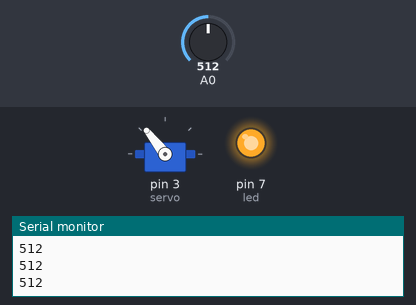
Bench run of a sketch on a simulated Arduino Uno, built with avr-gcc and run on an emulated ATmega328P. Parts: servo, output pins drawn as LEDs (lit = HIGH), the last lines printed to the serial monitor. Inputs (shaded band) come from the test bench; at power-on: A0 = 512.

Above: at 1.2 s.
1.3 s: A0 set to 490
At 2.0 s:
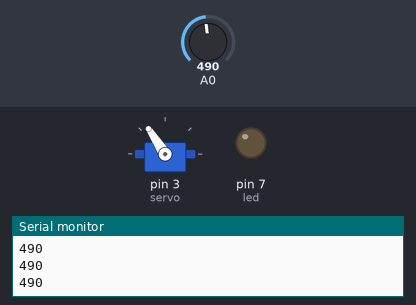
2.8 s: A0 set to 306
At 3.3 s:
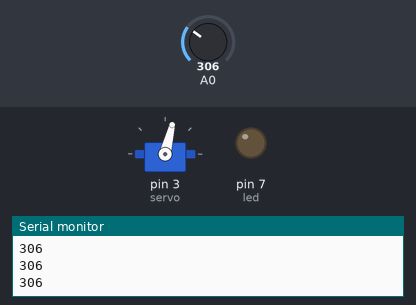
4.3 s: A0 set to 122
At 5.5 s:
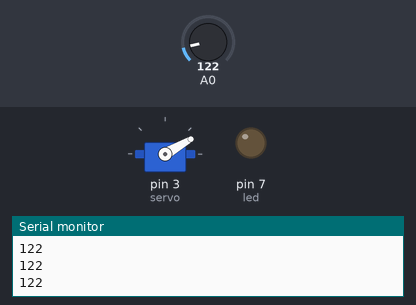
5.8 s: A0 set to 0
At 6.7 s:
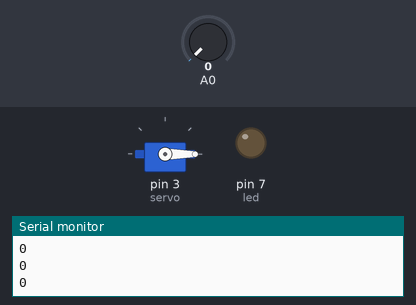
7.3 s: A0 set to 716
At 7.8 s:
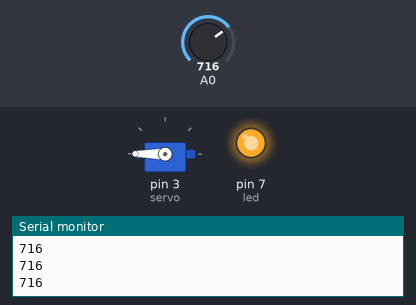
8.8 s: A0 set to 511
At 9.1 s:
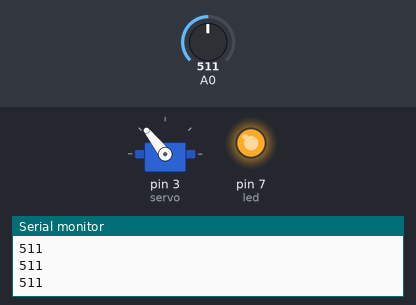
Timing chart, 0 to 11.3 s (numbered marks = the images above; inputs shaded):
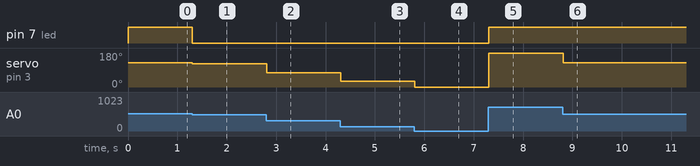

The sketch:

touch01.ino
```cpp
#include<Servo.h>

Servo myServo;

int led = 7;
int servo = 3;
int touch;

int s;


void setup() {
  Serial.begin(9600);
  // put your setup code here, to run once:
  pinMode(led,OUTPUT);
  pinMode(servo,OUTPUT);

  myServo.attach(servo);

}

void loop() {
  // put your main code here, to run repeatedly:
  touch = analogRead(A0);
  Serial.println(touch);
  s = map(touch,0,1014,0,255);

  if(touch > 500 )
  {
    digitalWrite(led,HIGH);

  }
  else
  {
    digitalWrite(led,LOW);

  }

  myServo.write(s);
}
```

Measured:
- after the input at 1.3 s, pin 7 (led): HIGH → LOW at once; servo on pin 3 (servo): 128° → 123° at once
- after the input at 2.8 s, servo on pin 3 (servo): 123° → 76° at once
- after the input at 4.3 s, servo on pin 3 (servo): 76° → 30° at once
- after the input at 5.8 s, servo on pin 3 (servo): 30° → 0° at once
- after the input at 7.3 s, pin 7 (led): LOW → HIGH at once; servo on pin 3 (servo): 0° → 180° at once
- after the input at 8.8 s, servo on pin 3 (servo): 180° → 128° at once
